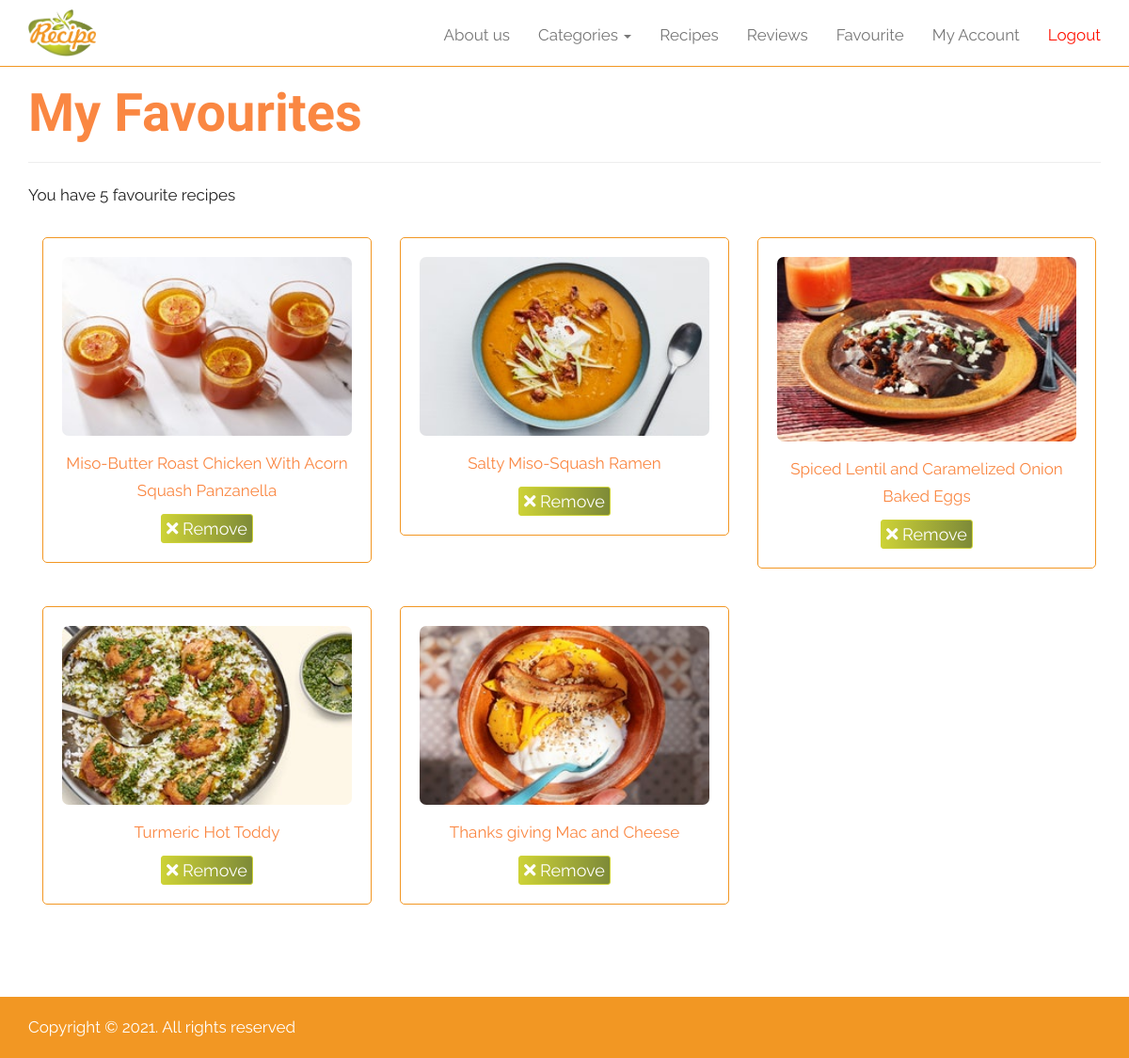
Screenshot of /max-recipe/account/favourite.php (signed in) with the database file from the repository.
### tables this page shows
CREATE TABLE `favourite` (
  `id` int(11) NOT NULL,
  `user_id` int(11) NOT NULL,
  `recipe_id` int(11) NOT NULL
);

CREATE TABLE `recipe` (
  `id` int(11) NOT NULL,
  `title` varchar(512) NOT NULL,
  `category_id` int(11) NOT NULL,
  `ingredients` text NOT NULL,
  `instructions` text NOT NULL,
  `image` varchar(256) NOT NULL
);

### max-recipe/account/favourite.php (the view, shortened to what this page needs)
 <?php
    include_once 'includes/header.php';
?>
<?php
    include_once '../includes/nav.php';
?>
<div class="container">
	<div class="row">
		<div class="col-sm-12">
			<h1 class="orange">My Favourites</h1>
			<hr/>
		    <?php
	    		$sql_favourite = "SELECT fav.user_id, fav.recipe_id, res.id, res.title, res.image
	    						FROM favourite fav
	    							INNER JOIN recipe res
	    								ON fav.recipe_id = res.id
	    						WHERE fav.user_id = ".$_SESSION['user_id'];
	    		$result_favourite = mysqli_query($connection, $sql_favourite);
	    		if(mysqli_num_rows($result_favourite) > 0){
	    			$total_favourite = mysqli_num_rows($result_favourite);
	    			echo '<p>You have '.$total_favourite.' favourite recipes</p>';
	    			$count = 1;
					while($row_favourite = mysqli_fetch_array($result_favourite)){
						$recipe_id = $row_favourite['id'];
						$url = 'recipes.php?id='.$recipe_id;
			    		$title = $row_favourite['title'];
			    		$image = BASEURL.'/recipe_photos/'.$row_favourite['image'];
						if($count % 3 == 0){
			    			echo '<div class="row">';
			    		}
				    		echo '
							<div class="col-sm-4 text-center">
								<a href="'.$url.'" class="category-thumb">
									<img src="'.$image.'" width="100%" alt="'.$title.'"/>
									<p class="orange">'.$title.'</p>
									<form name="remove-favourite" method="POST">
										<input type="hidden" name="recipe_id" value="'.$recipe_id.'">
										<button type="submit" name="remove-favourite" value="true" class="btn btn-primary btn-xs">
											<i class="fa fa-times"></i> Remove
										</button>
									</form>
								</a>
							</div>';
						if($count % 3 == 0){
			    			echo '</div>';
			    		}
			    		$count++;
					}
	    		}else{
	    			echo '<div class="alert alert-warning">You do not have any recipes in your favourites</div> <br><br><br><br><br><br><br>';
	    		}
		    ?>
		</div>
	</div>
</div>
<br><br>
<?php
    include_once '../includes/footer.php';
?>

### max-recipe/css/style.css (style rules this page uses)
html, body, * { font-family: 'Raleway', sans-serif; }
body, p { font-size: 17px; font-weight: 400; color: #222222; }
p { font-size: 18px; line-height: 29px; }
a { color: #F29723; transition: all 0.3s; text-decoration: none; }
.btn { font-size: 18px; }
h1, .h1, h2, .h2, h3, .h3, h4, .h4, h5, .h5, h6, .h6 { font-family: 'Acme', sans-serif; font-weight: bold; color: #222222; }
h1, .h1 { font-size: 56px; color: #fff; text-shadow: 0 0 25px rgba(0, 0, 0, 0.8); }
a, button, .btn { transition: all 0.3s; }
.orange { color: #F29723; }
.btn-primary { background-color: #CDD237; background-image: linear-gradient(to right, #CDD237, #7D8A38); border-color: #CDD237; }
.category-thumb, .category-thumb:hover, .category-thumb-orange, .category-thumb-orange:hover { border: 1px solid #F29723; display: block; padding: 20px; margin: 20px 0; color: #F29723; border-radius: 5px; text-decoration: none; background-color: #fff; }
.category-thumb img, .category-thumb-orange img { border-radius: 7px; margin-bottom: 15px; }

### max-recipe/account/css/style.css (style rules this page uses)
body, p { font-size: 17px; }
.orange { color: #fa8742; }
h1 { color: #000; text-shadow: none; }

### rows the page displays
favourite: recipe.image (picture), recipe.title "Miso-Butter Roast Chicken With Acorn Squash Panzanella"
favourite: recipe.image (picture), recipe.title "Salty Miso-Squash Ramen"
favourite: recipe.image (picture), recipe.title "Spiced Lentil and Caramelized Onion Baked Eggs"
favourite: recipe.image (picture), recipe.title "Turmeric Hot Toddy"
favourite: recipe.image (picture), recipe.title "Thanks giving Mac and Cheese"

### other values shown
$total_favourite "5"
